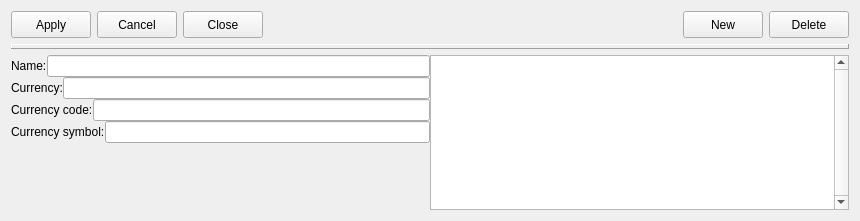
<?xml version="1.0" encoding="UTF-8"?>
<ui version="4.0">
 <class>countries</class>
 <widget class="QWidget" name="countries">
  <property name="geometry">
   <rect>
    <x>0</x>
    <y>0</y>
    <width>860</width>
    <height>221</height>
   </rect>
  </property>
  <property name="minimumSize">
   <size>
    <width>0</width>
    <height>0</height>
   </size>
  </property>
  <property name="maximumSize">
   <size>
    <width>170000</width>
    <height>170000</height>
   </size>
  </property>
  <property name="toolTip">
   <string/>
  </property>
  <layout class="QVBoxLayout" name="verticalLayout_2">
   <item>
    <layout class="QHBoxLayout" name="horizontalLayout_5">
     <item>
      <widget class="QPushButton" name="cmdapply">
       <property name="enabled">
        <bool>true</bool>
       </property>
       <property name="minimumSize">
        <size>
         <width>0</width>
         <height>27</height>
        </size>
       </property>
       <property name="maximumSize">
        <size>
         <width>16777215</width>
         <height>27</height>
        </size>
       </property>
       <property name="toolTip">
        <string/>
       </property>
       <property name="text">
        <string>Apply</string>
       </property>
       <property name="icon">
        <iconset resource="../images/images.qrc">
         <normaloff>:/images2/new/apply.png</normaloff>:/images2/new/apply.png</iconset>
       </property>
       <property name="flat">
        <bool>false</bool>
       </property>
      </widget>
     </item>
     <item>
      <widget class="QPushButton" name="cmdcancel">
       <property name="enabled">
        <bool>true</bool>
       </property>
       <property name="minimumSize">
        <size>
         <width>0</width>
         <height>27</height>
        </size>
       </property>
       <property name="maximumSize">
        <size>
         <width>16777215</width>
         <height>27</height>
        </size>
       </property>
       <property name="toolTip">
        <string/>
       </property>
       <property name="text">
        <string>Cancel</string>
       </property>
       <property name="icon">
        <iconset resource="../images/images.qrc">
         <normaloff>:/images2/new/cancel.png</normaloff>:/images2/new/cancel.png</iconset>
       </property>
       <property name="flat">
        <bool>false</bool>
       </property>
      </widget>
     </item>
     <item>
      <widget class="QPushButton" name="cmdclose">
       <property name="enabled">
        <bool>true</bool>
       </property>
       <property name="minimumSize">
        <size>
         <width>0</width>
         <height>27</height>
        </size>
       </property>
       <property name="maximumSize">
        <size>
         <width>16777215</width>
         <height>27</height>
        </size>
       </property>
       <property name="toolTip">
        <string/>
       </property>
       <property name="text">
        <string>Close</string>
       </property>
       <property name="icon">
        <iconset resource="../images/images.qrc">
         <normaloff>:/images2/new/closeform.png</normaloff>:/images2/new/closeform.png</iconset>
       </property>
       <property name="flat">
        <bool>false</bool>
       </property>
      </widget>
     </item>
     <item>
      <spacer name="horizontalSpacer">
       <property name="orientation">
        <enum>Qt::Horizontal</enum>
       </property>
       <property name="sizeHint" stdset="0">
        <size>
         <width>40</width>
         <height>20</height>
        </size>
       </property>
      </spacer>
     </item>
     <item>
      <widget class="QPushButton" name="cmdnew">
       <property name="enabled">
        <bool>true</bool>
       </property>
       <property name="minimumSize">
        <size>
         <width>0</width>
         <height>27</height>
        </size>
       </property>
       <property name="maximumSize">
        <size>
         <width>16777215</width>
         <height>27</height>
        </size>
       </property>
       <property name="toolTip">
        <string/>
       </property>
       <property name="text">
        <string>New</string>
       </property>
       <property name="icon">
        <iconset resource="../images/images.qrc">
         <normaloff>:/images/new3.png</normaloff>:/images/new3.png</iconset>
       </property>
       <property name="flat">
        <bool>false</bool>
       </property>
      </widget>
     </item>
     <item>
      <widget class="QPushButton" name="cmdelete">
       <property name="enabled">
        <bool>true</bool>
       </property>
       <property name="minimumSize">
        <size>
         <width>0</width>
         <height>27</height>
        </size>
       </property>
       <property name="maximumSize">
        <size>
         <width>16777215</width>
         <height>27</height>
        </size>
       </property>
       <property name="toolTip">
        <string/>
       </property>
       <property name="text">
        <string>Delete</string>
       </property>
       <property name="icon">
        <iconset resource="../images/images.qrc">
         <normaloff>:/images/delete3.png</normaloff>:/images/delete3.png</iconset>
       </property>
       <property name="flat">
        <bool>false</bool>
       </property>
      </widget>
     </item>
    </layout>
   </item>
   <item>
    <widget class="QLabel" name="Panel2">
     <property name="enabled">
      <bool>true</bool>
     </property>
     <property name="maximumSize">
      <size>
       <width>16777215</width>
       <height>5</height>
      </size>
     </property>
     <property name="toolTip">
      <string/>
     </property>
     <property name="layoutDirection">
      <enum>Qt::LeftToRight</enum>
     </property>
     <property name="frameShape">
      <enum>QFrame::Panel</enum>
     </property>
     <property name="frameShadow">
      <enum>QFrame::Raised</enum>
     </property>
     <property name="text">
      <string/>
     </property>
     <property name="alignment">
      <set>Qt::AlignCenter</set>
     </property>
    </widget>
   </item>
   <item>
    <layout class="QHBoxLayout" name="horizontalLayout_6">
     <property name="spacing">
      <number>0</number>
     </property>
     <property name="margin">
      <number>0</number>
     </property>
     <item>
      <layout class="QVBoxLayout" name="verticalLayout">
       <property name="spacing">
        <number>0</number>
       </property>
       <property name="margin">
        <number>0</number>
       </property>
       <item>
        <layout class="QHBoxLayout" name="horizontalLayout">
         <item>
          <widget class="QLabel" name="Label2">
           <property name="enabled">
            <bool>true</bool>
           </property>
           <property name="toolTip">
            <string/>
           </property>
           <property name="text">
            <string>Name:</string>
           </property>
          </widget>
         </item>
         <item>
          <widget class="IMPEdit" name="iMPEdit">
           <property name="TableName">
            <string>country</string>
           </property>
           <property name="FieldName">
            <string>CNTY_NAM</string>
           </property>
          </widget>
         </item>
        </layout>
       </item>
       <item>
        <layout class="QHBoxLayout" name="horizontalLayout_2">
         <item>
          <widget class="QLabel" name="Label3">
           <property name="enabled">
            <bool>true</bool>
           </property>
           <property name="toolTip">
            <string/>
           </property>
           <property name="text">
            <string>Currency:</string>
           </property>
          </widget>
         </item>
         <item>
          <widget class="IMPEdit" name="iMPEdit_2">
           <property name="TableName">
            <string>country</string>
           </property>
           <property name="FieldName">
            <string>CURRDES</string>
           </property>
          </widget>
         </item>
        </layout>
       </item>
       <item>
        <layout class="QHBoxLayout" name="horizontalLayout_4">
         <item>
          <widget class="QLabel" name="Label5">
           <property name="enabled">
            <bool>true</bool>
           </property>
           <property name="toolTip">
            <string/>
           </property>
           <property name="text">
            <string>Currency code:</string>
           </property>
          </widget>
         </item>
         <item>
          <widget class="IMPEdit" name="iMPEdit_3">
           <property name="TableName">
            <string>country</string>
           </property>
           <property name="FieldName">
            <string>CURRCODE</string>
           </property>
          </widget>
         </item>
        </layout>
       </item>
       <item>
        <layout class="QHBoxLayout" name="horizontalLayout_3">
         <item>
          <widget class="QLabel" name="Label4">
           <property name="enabled">
            <bool>true</bool>
           </property>
           <property name="toolTip">
            <string/>
           </property>
           <property name="text">
            <string>Currency symbol:</string>
           </property>
          </widget>
         </item>
         <item>
          <widget class="IMPEdit" name="iMPEdit_4">
           <property name="TableName">
            <string>country</string>
           </property>
           <property name="FieldName">
            <string>CURRSYMBOL</string>
           </property>
          </widget>
         </item>
        </layout>
       </item>
       <item>
        <spacer name="verticalSpacer">
         <property name="orientation">
          <enum>Qt::Vertical</enum>
         </property>
         <property name="sizeHint" stdset="0">
          <size>
           <width>20</width>
           <height>40</height>
          </size>
         </property>
        </spacer>
       </item>
      </layout>
     </item>
     <item>
      <widget class="QTableView" name="ListView1">
       <property name="verticalScrollBarPolicy">
        <enum>Qt::ScrollBarAlwaysOn</enum>
       </property>
      </widget>
     </item>
    </layout>
   </item>
  </layout>
  <action name="Undochangesincurrentitem1">
   <property name="text">
    <string>Undo changes in current item</string>
   </property>
  </action>
  <addaction name="Undochangesincurrentitem1"/>
 </widget>
 <customwidgets>
  <customwidget>
   <class>IMPEdit</class>
   <extends>QLineEdit</extends>
   <header>impedit.h</header>
  </customwidget>
 </customwidgets>
 <resources>
  <include location="../images/images.qrc"/>
 </resources>
 <connections/>
</ui>
